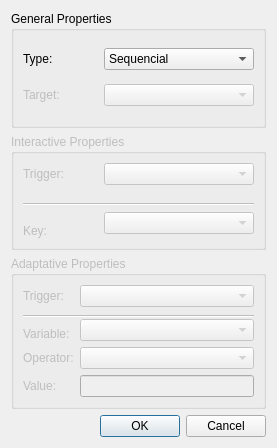
<?xml version="1.0" encoding="UTF-8"?>
<ui version="4.0">
 <class>QnsbAuthorLinkProperties</class>
 <widget class="QDialog" name="QnsbAuthorLinkProperties">
  <property name="geometry">
   <rect>
    <x>0</x>
    <y>0</y>
    <width>277</width>
    <height>448</height>
   </rect>
  </property>
  <property name="windowTitle">
   <string>Link Properties</string>
  </property>
  <layout class="QGridLayout" name="gridLayout">
   <item row="3" column="0">
    <widget class="QDialogButtonBox" name="buttonBox">
     <property name="orientation">
      <enum>Qt::Horizontal</enum>
     </property>
     <property name="standardButtons">
      <set>QDialogButtonBox::Cancel|QDialogButtonBox::Ok</set>
     </property>
    </widget>
   </item>
   <item row="0" column="0">
    <widget class="QGroupBox" name="gbProperties">
     <property name="title">
      <string>General Properties</string>
     </property>
     <layout class="QGridLayout" name="gridLayout_2">
      <item row="0" column="0">
       <widget class="QLabel" name="lbType">
        <property name="text">
         <string>Type:</string>
        </property>
       </widget>
      </item>
      <item row="0" column="1">
       <widget class="QComboBox" name="cbType">
        <property name="minimumSize">
         <size>
          <width>150</width>
          <height>0</height>
         </size>
        </property>
        <item>
         <property name="text">
          <string>Sequencial</string>
         </property>
         <property name="icon">
          <iconset resource="../../../../images.qrc">
           <normaloff>:/icon/mininext</normaloff>:/icon/mininext</iconset>
         </property>
        </item>
        <item>
         <property name="text">
          <string>Interactive</string>
         </property>
         <property name="icon">
          <iconset resource="../../../../images.qrc">
           <normaloff>:/icon/miniint</normaloff>:/icon/miniint</iconset>
         </property>
        </item>
        <item>
         <property name="text">
          <string>Adaptative</string>
         </property>
         <property name="icon">
          <iconset resource="../../../../images.qrc">
           <normaloff>:/icon/miniadp</normaloff>:/icon/miniadp</iconset>
         </property>
        </item>
       </widget>
      </item>
      <item row="1" column="0">
       <widget class="QLabel" name="lbTarget">
        <property name="enabled">
         <bool>false</bool>
        </property>
        <property name="text">
         <string>Target:</string>
        </property>
       </widget>
      </item>
      <item row="1" column="1">
       <widget class="QComboBox" name="cbTarget">
        <property name="enabled">
         <bool>false</bool>
        </property>
        <property name="minimumSize">
         <size>
          <width>150</width>
          <height>0</height>
         </size>
        </property>
       </widget>
      </item>
     </layout>
    </widget>
   </item>
   <item row="1" column="0">
    <widget class="QGroupBox" name="gbInteractive">
     <property name="enabled">
      <bool>false</bool>
     </property>
     <property name="title">
      <string>Interactive Properties</string>
     </property>
     <layout class="QGridLayout" name="gridLayout_3">
      <item row="0" column="0">
       <widget class="QLabel" name="lbITrigger">
        <property name="text">
         <string>Trigger:</string>
        </property>
       </widget>
      </item>
      <item row="1" column="0" rowspan="2" colspan="2">
       <widget class="Line" name="line">
        <property name="orientation">
         <enum>Qt::Horizontal</enum>
        </property>
       </widget>
      </item>
      <item row="3" column="0">
       <widget class="QLabel" name="lbIKey">
        <property name="text">
         <string>Key:</string>
        </property>
       </widget>
      </item>
      <item row="2" column="1" rowspan="2">
       <widget class="QComboBox" name="cbIKey">
        <property name="minimumSize">
         <size>
          <width>150</width>
          <height>0</height>
         </size>
        </property>
        <item>
         <property name="text">
          <string/>
         </property>
        </item>
        <item>
         <property name="text">
          <string>INFO</string>
         </property>
        </item>
        <item>
         <property name="text">
          <string>----------</string>
         </property>
        </item>
        <item>
         <property name="text">
          <string>RED</string>
         </property>
        </item>
        <item>
         <property name="text">
          <string>GREEN</string>
         </property>
        </item>
        <item>
         <property name="text">
          <string>YELLOW</string>
         </property>
        </item>
        <item>
         <property name="text">
          <string>BLUE</string>
         </property>
        </item>
        <item>
         <property name="text">
          <string>----------</string>
         </property>
        </item>
        <item>
         <property name="text">
          <string>CURSOR_UP</string>
         </property>
        </item>
        <item>
         <property name="text">
          <string>CURSOR_DOWN</string>
         </property>
        </item>
        <item>
         <property name="text">
          <string>CURSOR_LEFT</string>
         </property>
        </item>
        <item>
         <property name="text">
          <string>CURSOR_RIGHT</string>
         </property>
        </item>
        <item>
         <property name="text">
          <string>----------</string>
         </property>
        </item>
        <item>
         <property name="text">
          <string>ENTER</string>
         </property>
        </item>
        <item>
         <property name="text">
          <string>BACK</string>
         </property>
        </item>
        <item>
         <property name="text">
          <string>GUIDE</string>
         </property>
        </item>
        <item>
         <property name="text">
          <string>MENU</string>
         </property>
        </item>
        <item>
         <property name="text">
          <string>POWER</string>
         </property>
        </item>
        <item>
         <property name="text">
          <string>EJECT</string>
         </property>
        </item>
        <item>
         <property name="text">
          <string>PLAY</string>
         </property>
        </item>
        <item>
         <property name="text">
          <string>PAUSE</string>
         </property>
        </item>
        <item>
         <property name="text">
          <string>STOP</string>
         </property>
        </item>
        <item>
         <property name="text">
          <string>REWIND</string>
         </property>
        </item>
        <item>
         <property name="text">
          <string>RECORD</string>
         </property>
        </item>
        <item>
         <property name="text">
          <string>EXIT</string>
         </property>
        </item>
        <item>
         <property name="text">
          <string>----------</string>
         </property>
        </item>
        <item>
         <property name="text">
          <string>CHANNEL_UP</string>
         </property>
        </item>
        <item>
         <property name="text">
          <string>CHANNEL_DOWN</string>
         </property>
        </item>
        <item>
         <property name="text">
          <string>VOLUME_UP</string>
         </property>
        </item>
        <item>
         <property name="text">
          <string>VOLUME_DOWN</string>
         </property>
        </item>
        <item>
         <property name="text">
          <string>----------</string>
         </property>
        </item>
        <item>
         <property name="text">
          <string>0</string>
         </property>
        </item>
        <item>
         <property name="text">
          <string>1</string>
         </property>
        </item>
        <item>
         <property name="text">
          <string>2</string>
         </property>
        </item>
        <item>
         <property name="text">
          <string>3</string>
         </property>
        </item>
        <item>
         <property name="text">
          <string>4</string>
         </property>
        </item>
        <item>
         <property name="text">
          <string>5</string>
         </property>
        </item>
        <item>
         <property name="text">
          <string>6</string>
         </property>
        </item>
        <item>
         <property name="text">
          <string>7</string>
         </property>
        </item>
        <item>
         <property name="text">
          <string>8</string>
         </property>
        </item>
        <item>
         <property name="text">
          <string>9</string>
         </property>
        </item>
        <item>
         <property name="text">
          <string>----------</string>
         </property>
        </item>
        <item>
         <property name="text">
          <string>A</string>
         </property>
        </item>
        <item>
         <property name="text">
          <string>B</string>
         </property>
        </item>
        <item>
         <property name="text">
          <string>C</string>
         </property>
        </item>
        <item>
         <property name="text">
          <string>D</string>
         </property>
        </item>
        <item>
         <property name="text">
          <string>E</string>
         </property>
        </item>
        <item>
         <property name="text">
          <string>F</string>
         </property>
        </item>
        <item>
         <property name="text">
          <string>G</string>
         </property>
        </item>
        <item>
         <property name="text">
          <string>H</string>
         </property>
        </item>
        <item>
         <property name="text">
          <string>I</string>
         </property>
        </item>
        <item>
         <property name="text">
          <string>J</string>
         </property>
        </item>
        <item>
         <property name="text">
          <string>K</string>
         </property>
        </item>
        <item>
         <property name="text">
          <string>L</string>
         </property>
        </item>
        <item>
         <property name="text">
          <string>M</string>
         </property>
        </item>
        <item>
         <property name="text">
          <string>N</string>
         </property>
        </item>
        <item>
         <property name="text">
          <string>O</string>
         </property>
        </item>
        <item>
         <property name="text">
          <string>P</string>
         </property>
        </item>
        <item>
         <property name="text">
          <string>Q</string>
         </property>
        </item>
        <item>
         <property name="text">
          <string>R</string>
         </property>
        </item>
        <item>
         <property name="text">
          <string>S</string>
         </property>
        </item>
        <item>
         <property name="text">
          <string>T</string>
         </property>
        </item>
        <item>
         <property name="text">
          <string>U</string>
         </property>
        </item>
        <item>
         <property name="text">
          <string>V</string>
         </property>
        </item>
        <item>
         <property name="text">
          <string>W</string>
         </property>
        </item>
        <item>
         <property name="text">
          <string>X</string>
         </property>
        </item>
        <item>
         <property name="text">
          <string>Y</string>
         </property>
        </item>
        <item>
         <property name="text">
          <string>Z</string>
         </property>
        </item>
        <item>
         <property name="text">
          <string>----------</string>
         </property>
        </item>
        <item>
         <property name="text">
          <string>*</string>
         </property>
        </item>
        <item>
         <property name="text">
          <string>#</string>
         </property>
        </item>
       </widget>
      </item>
      <item row="0" column="1">
       <widget class="QComboBox" name="cbITrigger">
        <property name="minimumSize">
         <size>
          <width>150</width>
          <height>0</height>
         </size>
        </property>
       </widget>
      </item>
     </layout>
    </widget>
   </item>
   <item row="2" column="0">
    <widget class="QGroupBox" name="gbAdaptative">
     <property name="enabled">
      <bool>false</bool>
     </property>
     <property name="title">
      <string>Adaptative Properties</string>
     </property>
     <layout class="QGridLayout" name="gridLayout_4">
      <item row="0" column="0">
       <widget class="QLabel" name="lbATrigger">
        <property name="text">
         <string>Trigger:</string>
        </property>
       </widget>
      </item>
      <item row="1" column="0" rowspan="2" colspan="2">
       <widget class="Line" name="line_2">
        <property name="orientation">
         <enum>Qt::Horizontal</enum>
        </property>
       </widget>
      </item>
      <item row="2" column="1" rowspan="2">
       <widget class="QComboBox" name="cbAVariable">
        <property name="minimumSize">
         <size>
          <width>150</width>
          <height>0</height>
         </size>
        </property>
        <property name="maximumSize">
         <size>
          <width>16777215</width>
          <height>16777215</height>
         </size>
        </property>
       </widget>
      </item>
      <item row="3" column="0">
       <widget class="QLabel" name="lbAVariable">
        <property name="text">
         <string>Variable:</string>
        </property>
       </widget>
      </item>
      <item row="4" column="0">
       <widget class="QLabel" name="lbAOperator">
        <property name="text">
         <string>Operator:</string>
        </property>
       </widget>
      </item>
      <item row="4" column="1">
       <widget class="QComboBox" name="cbAOperator">
        <property name="minimumSize">
         <size>
          <width>150</width>
          <height>0</height>
         </size>
        </property>
        <property name="maximumSize">
         <size>
          <width>16777215</width>
          <height>16777215</height>
         </size>
        </property>
        <item>
         <property name="text">
          <string/>
         </property>
        </item>
        <item>
         <property name="text">
          <string>eq</string>
         </property>
        </item>
        <item>
         <property name="text">
          <string>ne</string>
         </property>
        </item>
        <item>
         <property name="text">
          <string>gt</string>
         </property>
        </item>
        <item>
         <property name="text">
          <string>lt</string>
         </property>
        </item>
        <item>
         <property name="text">
          <string>gte</string>
         </property>
        </item>
        <item>
         <property name="text">
          <string>lte</string>
         </property>
        </item>
       </widget>
      </item>
      <item row="5" column="0">
       <widget class="QLabel" name="lbAValue">
        <property name="text">
         <string>Value:</string>
        </property>
       </widget>
      </item>
      <item row="5" column="1">
       <widget class="QLineEdit" name="leAValue">
        <property name="minimumSize">
         <size>
          <width>150</width>
          <height>0</height>
         </size>
        </property>
        <property name="maximumSize">
         <size>
          <width>16777215</width>
          <height>16777215</height>
         </size>
        </property>
       </widget>
      </item>
      <item row="0" column="1">
       <widget class="QComboBox" name="cbATrigger">
        <property name="minimumSize">
         <size>
          <width>150</width>
          <height>0</height>
         </size>
        </property>
        <property name="maximumSize">
         <size>
          <width>16777215</width>
          <height>16777215</height>
         </size>
        </property>
       </widget>
      </item>
     </layout>
    </widget>
   </item>
  </layout>
 </widget>
 <resources>
  <include location="../../../../images.qrc"/>
 </resources>
 <connections>
  <connection>
   <sender>buttonBox</sender>
   <signal>accepted()</signal>
   <receiver>QnsbAuthorLinkProperties</receiver>
   <slot>accept()</slot>
   <hints>
    <hint type="sourcelabel">
     <x>248</x>
     <y>254</y>
    </hint>
    <hint type="destinationlabel">
     <x>157</x>
     <y>274</y>
    </hint>
   </hints>
  </connection>
  <connection>
   <sender>buttonBox</sender>
   <signal>rejected()</signal>
   <receiver>QnsbAuthorLinkProperties</receiver>
   <slot>reject()</slot>
   <hints>
    <hint type="sourcelabel">
     <x>316</x>
     <y>260</y>
    </hint>
    <hint type="destinationlabel">
     <x>286</x>
     <y>274</y>
    </hint>
   </hints>
  </connection>
 </connections>
</ui>
